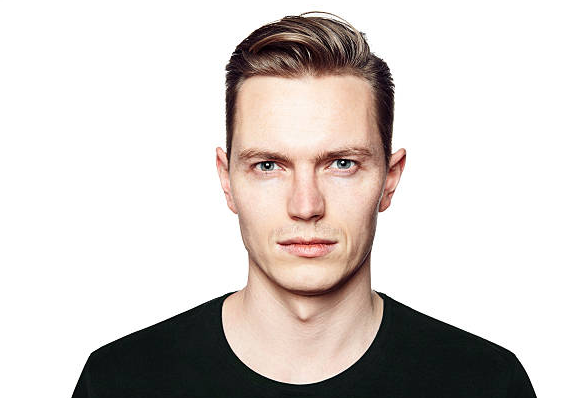
//> input picture Lek9_objectReg/people2.png, 581 x 398 px
$ ./main   (built with g++ and OpenCV 4)
//> lines starting //> are read from the running program, lines starting //| are printed output that depends on the picture; after the words box and inside, x2 and y2 are one past the last pixel; in counts of white or black regions, pixels touching at a corner belong together
#include "opencv2/objdetect.hpp" // Inkluderer biblioteket for objektdetektion, fx Haar-cascader.
#include "opencv2/highgui.hpp"   // Inkluderer biblioteket til GUI-vinduer og billedhåndtering.
#include "opencv2/imgproc.hpp"   // Inkluderer biblioteket til billedbehandling, fx konvertering til gråtone.
#include <iostream>

using namespace std;
using namespace cv;

void detectAndDisplay(Mat frame); // Deklarerer en funktion til at detektere ansigter og vise resultatet.

CascadeClassifier face_cascade;  // Objekt til at indlæse og bruge Haar-cascade for ansigtsdetektion.
CascadeClassifier eyes_cascade;  // Objekt til at indlæse og bruge Haar-cascade for øjendetektion.

int main(int argc, const char** argv)
{
    // Sti til Haar-cascade-filen for ansigtsdetektion.
    String face_cascade_name = "/home/matmat1000/C++/Machine_Vision/Git/Computer-Vision/Lek9_objectReg/haarcascade_frontalface_alt.xml";

    // Sti til Haar-cascade-filen for øjendetektion.
    String eyes_cascade_name = "/home/matmat1000/C++/Machine_Vision/Git/Computer-Vision/Lek9_objectReg/haarcascade_eye_tree_eyeglasses.xml";

    // Sti til input-billedet, der skal analyseres.
    String input_image_path = "/home/matmat1000/C++/Machine_Vision/Git/Computer-Vision/Lek9_objectReg/people2.png";

    //-- 1. Indlæs Haar-cascade-filerne
    if (!face_cascade.load(face_cascade_name))  // Forsøger at indlæse Haar-cascade til ansigter.
    {
        cout << "--(!)Error loading face cascade\n";
        return -1;
    }
    if (!eyes_cascade.load(eyes_cascade_name))  // Forsøger at indlæse Haar-cascade til øjne.
    {
        cout << "--(!)Error loading eyes cascade\n";
        return -1;
    }

    //-- 2. Læs input-billedet
    Mat frame = imread(input_image_path);  // Indlæser billedet fra den angivne sti.
//> frame is the input picture: 398 rows x 581 cols, CV_8UC3; mean B, G, R 204.7, 208, 214.6
    if (frame.empty())  // Tjekker, om billedet blev indlæst korrekt.
    {
        cout << "--(!)Error loading image\n";
        return -1;
    }

    //-- 3. Anvend Haar-cascade til billedet
    detectAndDisplay(frame);  // Kald funktionen til at detektere ansigter og vise resultatet.

    waitKey(0);
    return 0;
}

void detectAndDisplay(Mat frame)
{
    Mat frame_gray;  // Opretter en variabel til det gråtone-konverterede billede.
    cvtColor(frame, frame_gray, COLOR_BGR2GRAY);  // Konverter billedet til gråtone.
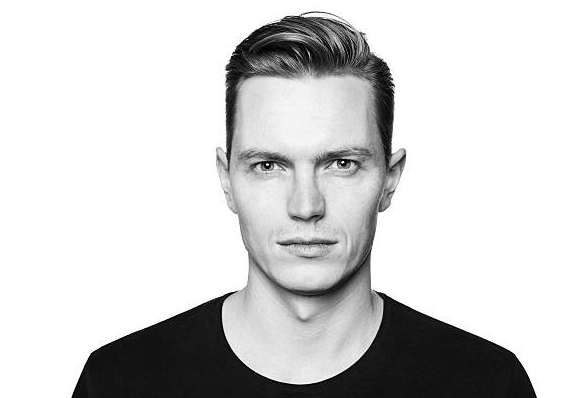
//> frame_gray: 398 rows x 581 cols, CV_8UC1; min 1, max 255, mean 209.6
    equalizeHist(frame_gray, frame_gray);  // Forbedrer kontrasten i gråtonebilledet.
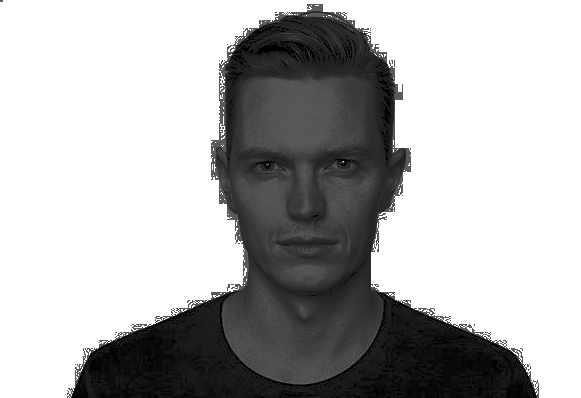
//> frame_gray: 398 rows x 581 cols, CV_8UC1; min 0, max 255, mean 180.1

    //-- Detekter ansigter
    std::vector<Rect> faces;  // Vektor til at gemme koordinater for detekterede ansigter.
    face_cascade.detectMultiScale(frame_gray, faces);  // Detekter ansigter i gråtonebilledet.
//> faces = 1 Rect (x, y, width, height): [223, 102, 167, 167]
    for (size_t i = 0; i < faces.size(); i++)  // Iterer over hvert detekteret ansigt.
    {
        Point center(faces[i].x + faces[i].width / 2, faces[i].y + faces[i].height / 2);  // Beregn centerpunkt for ansigtet.
        ellipse(frame, center, Size(faces[i].width / 2, faces[i].height / 2), 0, 0, 360, Scalar(255, 0, 255), 4);  // Tegn en ellipse omkring ansigtet.
        Mat faceROI = frame_gray(faces[i]);  // Opret en Region of Interest (ROI) for ansigtet i gråtonebilledet.

        //-- I hvert ansigt, detekter øjne
        std::vector<Rect> eyes;  // Vektor til at gemme koordinater for detekterede øjne.
        eyes_cascade.detectMultiScale(faceROI, eyes);  // Detekter øjne inden for ansigtets ROI.
        for (size_t j = 0; j < eyes.size(); j++)  // Iterer over hvert detekteret øje.
        {
            Point eye_center(faces[i].x + eyes[j].x + eyes[j].width / 2, faces[i].y + eyes[j].y + eyes[j].height / 2);  // Beregn centerpunkt for øjet.
            int radius = cvRound((eyes[j].width + eyes[j].height) * 0.25);  // Beregn radius for cirklen omkring øjet.
            circle(frame, eye_center, radius, Scalar(255, 0, 0), 4);  // Tegn en cirkel omkring øjet.
        }
    }
//> this loop made 1 pass
//> center on pass 1: Point(306, 185)
//> pass 1, in detectAndDisplay, `Mat faceROI = frame_gray(faces[i]);`:
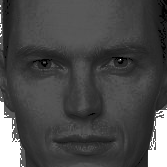
//> faceROI: 167 rows x 167 cols, CV_8UC1; min 0, max 255, mean 73.2
//> after the loop:
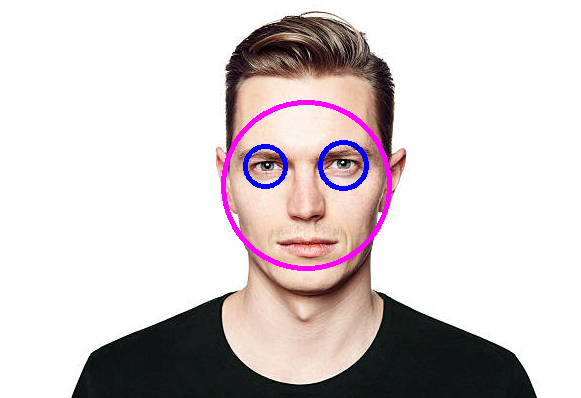
//> frame: 398 rows x 581 cols, CV_8UC3; 1.72% of pixels changed, all inside (x1, y1, x2, y2) = (221, 100, 392, 271)

    //-- Vis resultatet
    imshow("Capture - Face detection", frame);  // Vis det oprindelige billede med detekterede ansigter og øjne markeret.
}
